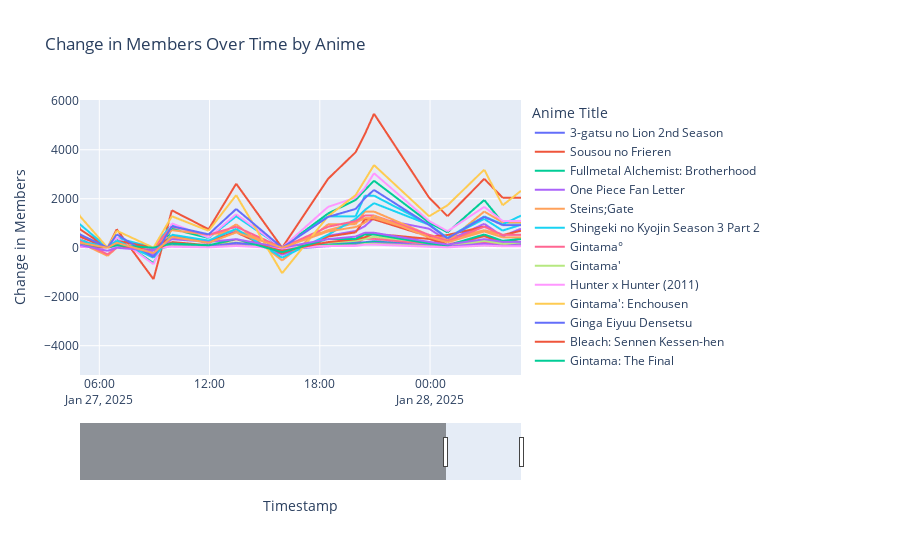

Notebook source saved alongside this figure:
### Code cell
members_line_plot(df.copy())
